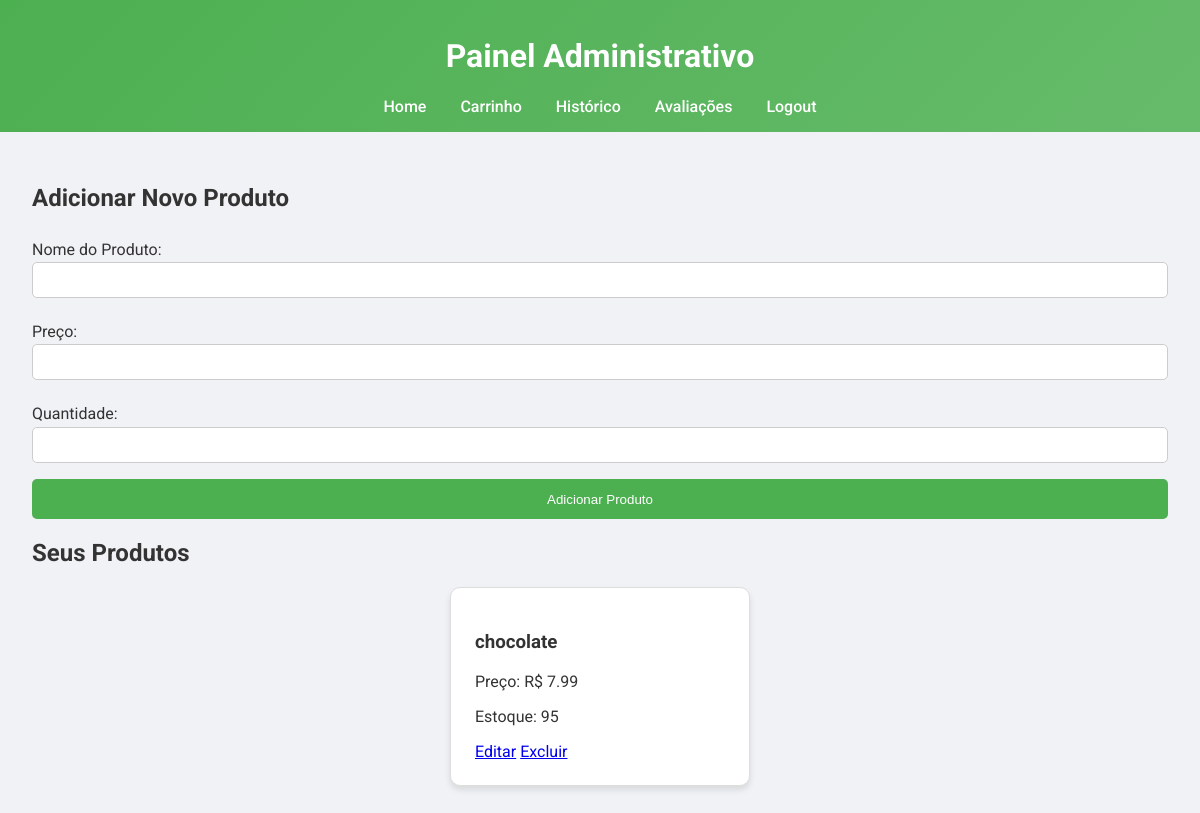
The page /admin (signed in) on the database its author committed.
### tables this page shows
CREATE TABLE produtos (
                                    id INTEGER PRIMARY KEY AUTOINCREMENT,
                                    nome TEXT NOT NULL,
                                    preco REAL NOT NULL,
                                    quantidade INTEGER NOT NULL DEFAULT 0,
                                    username TEXT NOT NULL);

### controllers.py (the view, shortened to what this page needs)
@bp.route('/admin', methods=['GET', 'POST'])
def admin():
    if 'username' not in session:
        return redirect(url_for('bp.login'))
    username = session['username']
    produtos = Produto.listar_por_usuario(username)
    return render_template('admin.html', produtos=produtos, username=username)

### models.py (called while the page is built)
    @staticmethod
    def get_connection():
        return sqlite3.connect(db_path)

    @staticmethod
    def listar_por_usuario(username):
        with DatabaseManager.get_connection() as conn:
            cursor = conn.cursor()
            cursor.execute("SELECT * FROM produtos WHERE username = ?", (username,))
            return cursor.fetchall()

### templates/admin.html (shortened to what this page needs)
<!DOCTYPE html>
<html lang="pt-BR">
<head>
    <link rel="stylesheet" href="/static/style.css">
</head>
<body>
    <header>
        <h1>Painel Administrativo</h1>
        <nav>
            <a href="/">Home</a>
            <a href="/carrinho">Carrinho</a>
            <a href="/historico">Histórico</a>
            <a href="/avaliacoes">Avaliações</a>
            <a href="/logout">Logout</a>
        </nav>
    </header>
    <main>
        <div class="admin-form">
            <h2>Adicionar Novo Produto</h2>
            <form method="POST">
                <label for="nome">Nome do Produto:</label>
                <input type="text" id="nome" name="nome" required>
                <label for="preco">Preço:</label>
                <input type="number" step="0.01" id="preco" name="preco" required>
                <label for="quantidade">Quantidade:</label>
                <input type="number" id="quantidade" name="quantidade" required>
                <button type="submit">Adicionar Produto</button>
            </form>
        </div>
        <div class="product-management">
            <h2>Seus Produtos</h2>
            <div class="product-list">
                {% for produto in produtos %}
                <div class="product-card">
                    <h3>{{ produto[1] }}</h3>
                    <p>Preço: R$ {{ produto[2] }}</p>
                    <p>Estoque: {{ produto[3] }}</p>
                    <div class="actions">
                        <a href="/admin/edit/{{ produto[0] }}" class="edit-btn">Editar</a>
                        <a href="/admin/delete/{{ produto[0] }}" class="delete-btn">Excluir</a>
                    </div>
                </div>
                {% endfor %}
            </div>
        </div>
    </main>
</body>
</html>

### static/style.css (style rules this page uses)
body { font-family: 'Roboto', sans-serif; background: #f0f2f5; color: #333; margin: 0; padding: 0; }
header { background: linear-gradient(135deg, #4CAF50, #66BB6A); color: #fff; padding: 1rem; text-align: center; }
header nav a { color: #fff; text-decoration: none; margin: 0 15px; font-weight: 500; transition: color 0.3s; }
main { padding: 2rem; max-width: 1200px; margin: 0 auto; }
.product-list, .avaliacoes-list { display: flex; flex-wrap: wrap; gap: 1.5rem; justify-content: center; }
.product-card, .avaliacao-card { background: #fff; border: 1px solid #ddd; padding: 1.5rem; border-radius: 10px; width: 250px; box-shadow: 0 4px 6px rgba(0,0,0,0.1); transition: transform 0.3s; }
form { display: flex; flex-direction: column; }
form label { margin: 0.5rem 0 0.2rem; }
form input, form textarea { padding: 0.6rem; margin-bottom: 1rem; border: 1px solid #ccc; border-radius: 5px; }
form button { padding: 0.8rem; border: none; border-radius: 5px; background-color: #4CAF50; color: #fff; cursor: pointer; font-weight: 500; transition: background-color 0.3s; }

### rows shown on the page
produtos: nome "chocolate", preco "7.99", quantidade "95"
